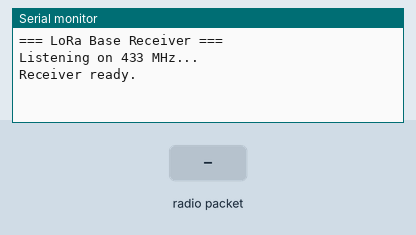
Bench run of a sketch on a simulated ESP32. On the bench: the last lines printed to the serial monitor. Inputs (shaded band) come from the test bench. No radio packets arrive unless stated.

Above: at 2.4 s.
2.5 s: radio packet "," arrives
At 2.9 s:
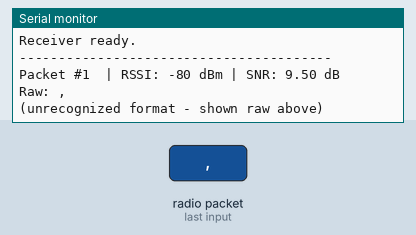
4.0 s: radio packet "1" arrives
At 5.3 s:
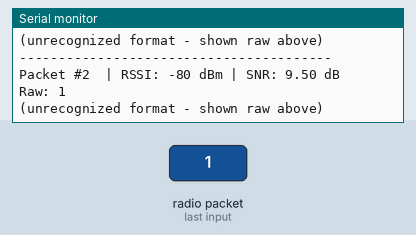

Measured:
- after the input at 2.5 s, the serial monitor: prints a new line at once (image 1)
- after the input at 4.0 s, the serial monitor: prints a new line at once (image 2)

The sketch:

test_hub_v1_legacy.ino
```cpp
/*
 * LEGACY REFERENCE - superseded by ../../hub/hub.ino
 *
 * NOT compatible with the current nodes: this only listens and prints,
 * it never replies, so it won't serve TIME/GETDATA/CFG to
 * ../../nodes/node_with_rtc/ or ../../nodes/node_no_rtc/. Its counterpart
 * is ../test_node_with_rtc_v1_legacy/.
 *
 * BASE RECEIVER (Hub)
 * Listens on LoRa 433 MHz and prints all received messages to serial.
 *
 * Board: LaskaKit ESP32-DEVKit (or any ESP32 + Ra-02)
 * REMEMBER: GPIO2 HIGH powers the 3.3V peripheral rail
 *
 * Wiring (Ra-02):
 *   SCK=18, MISO=19, MOSI=23, NSS=5, RST=27, DIO0=26, 3.3V, GND
 *
 * Expects sensor packets in CSV format:
 *   id,moisture%,raw,temperatureC,epoch
 */

#include <SPI.h>
#include <LoRa.h>

#define PERIPH_POWER  2
#define LORA_SS    5
#define LORA_RST   27
#define LORA_DIO0  26

unsigned long packetCount = 0;

void setup() {
  pinMode(PERIPH_POWER, OUTPUT);
  digitalWrite(PERIPH_POWER, HIGH);   // power the Ra-02
  delay(200);

  Serial.begin(115200);
  delay(1000);
  Serial.println("\n=== LoRa Base Receiver ===");
  Serial.println("Listening on 433 MHz...\n");

  LoRa.setPins(LORA_SS, LORA_RST, LORA_DIO0);
  if (!LoRa.begin(433E6)) {
    Serial.println("ERROR: LoRa init failed! Check wiring/antenna.");
    while (1);
  }
  Serial.println("Receiver ready.\n");
}

void loop() {
  int packetSize = LoRa.parsePacket();
  if (packetSize) {
    // Read the raw message
    String data = "";
    while (LoRa.available()) {
      data += (char)LoRa.read();
    }

    int rssi = LoRa.packetRssi();
    float snr = LoRa.packetSnr();
    packetCount++;

    // --- Print the raw packet + signal info ---
    Serial.println("----------------------------------------");
    Serial.print("Packet #");
    Serial.print(packetCount);
    Serial.print("  | RSSI: ");
    Serial.print(rssi);
    Serial.print(" dBm | SNR: ");
    Serial.print(snr);
    Serial.println(" dB");
    Serial.print("Raw: ");
    Serial.println(data);

    // --- Try to parse the CSV: id,moisture,raw,temp,epoch ---
    parseAndPrint(data);

    Serial.println();
  }
}

// Splits the CSV message and prints each field nicely.
// Falls back to raw display if the format doesn't match.
void parseAndPrint(String data) {
  // Count commas to check it looks like our format
  int commas = 0;
  for (unsigned int i = 0; i < data.length(); i++) {
    if (data.charAt(i) == ',') commas++;
  }

  if (commas != 4) {
    Serial.println("(unrecognized format - shown raw above)");
    return;
  }

  // Extract the 5 fields
  int i1 = data.indexOf(',');
  int i2 = data.indexOf(',', i1 + 1);
  int i3 = data.indexOf(',', i2 + 1);
  int i4 = data.indexOf(',', i3 + 1);

  String nodeId   = data.substring(0, i1);
  String moisture = data.substring(i1 + 1, i2);
  String raw      = data.substring(i2 + 1, i3);
  String temp     = data.substring(i3 + 1, i4);
  String epoch    = data.substring(i4 + 1);

  Serial.print("  Node ID:    "); Serial.println(nodeId);
  Serial.print("  Moisture:   "); Serial.print(moisture); Serial.println(" %");
  Serial.print("  Raw ADC:    "); Serial.println(raw);
  Serial.print("  Temp:       "); Serial.print(temp); Serial.println(" C");
  Serial.print("  Timestamp:  "); Serial.print(epoch); Serial.println(" (unix epoch)");
}
```
